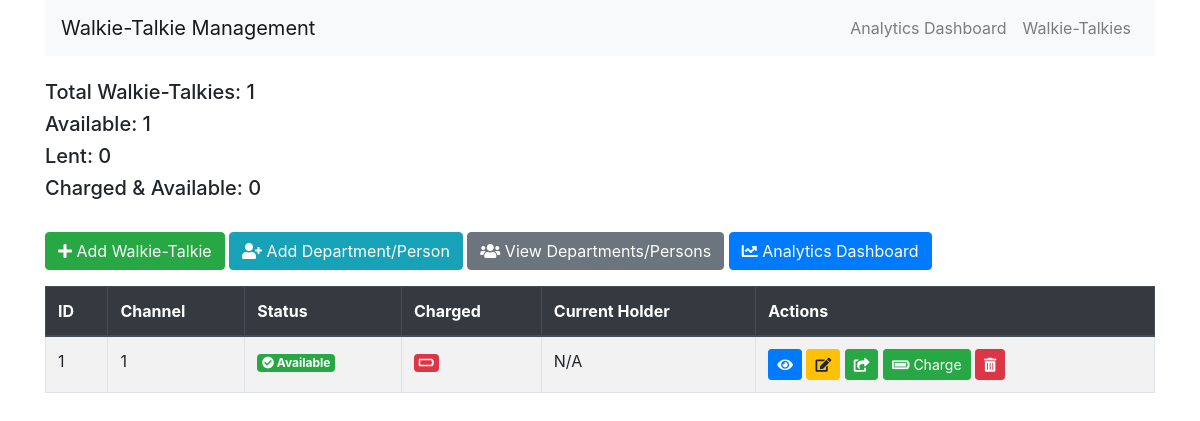
Before: / with the older database file.
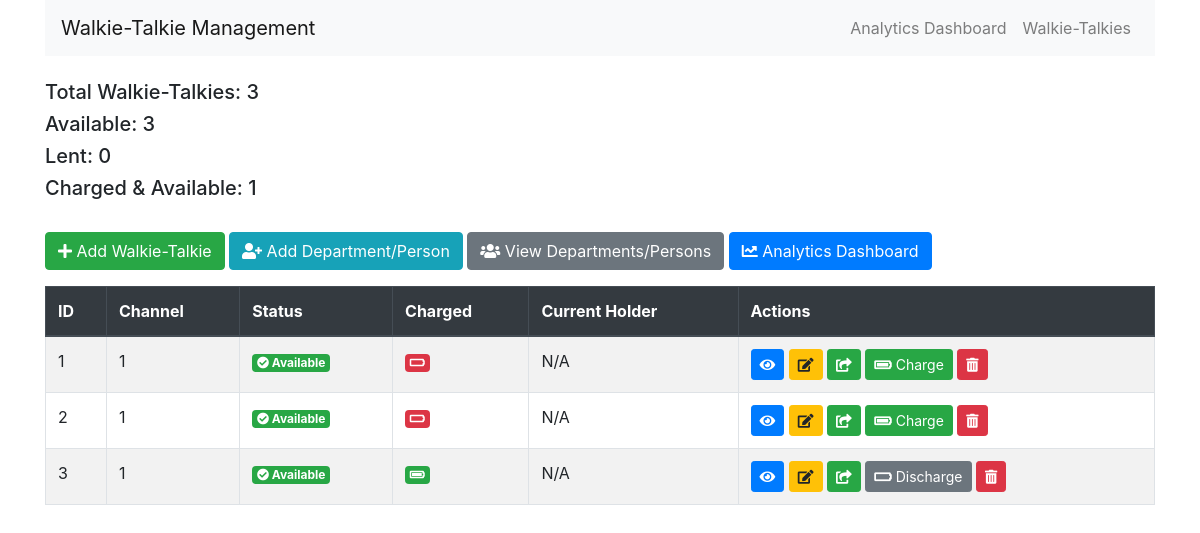
After: the same page with the newer database file.
### models.py (models this page shows)
class WalkieTalkie(db.Model):
    id = db.Column(db.Integer, primary_key=True)
    channel = db.Column(db.Integer, nullable=True, default=1)
    is_lent = db.Column(db.Boolean, default=False)
    current_holder = db.Column(db.String(100), nullable=True)
    is_charged = db.Column(db.Boolean, default=False)  # Default is now False (discharged)
    rental_history = db.relationship('Rental', backref='walkie_talkie', lazy=True)

### routes.py (the view)
@app.route('/')
def index():
    walkie_talkies = WalkieTalkie.query.all()
    total_wt = len(walkie_talkies)
    available_wt = WalkieTalkie.query.filter_by(is_lent=False).count()
    lent_wt = WalkieTalkie.query.filter_by(is_lent=True).count()
    charged_wt = WalkieTalkie.query.filter_by(is_lent=False, is_charged=True).count()
    return render_template('index.html', walkie_talkies=walkie_talkies, total_wt=total_wt,
                           available_wt=available_wt, lent_wt=lent_wt, charged_wt=charged_wt)

### templates/index.html (shortened to what the changed rows need)
{% extends 'base.html' %}
{% block content %}
<div class="row mb-4">
    <div class="col">
        <h5>Total Walkie-Talkies: {{ total_wt }}</h5>
        <h5>Available: {{ available_wt }}</h5>
        <h5>Lent: {{ lent_wt }}</h5>
        <h5>Charged & Available: {{ charged_wt }}</h5>
    </div>
</div>
<table class="table table-striped table-bordered">
    <thead class="thead-dark">
        <tr>
            <th>ID</th>
            <th>Channel</th>
            <th>Status</th>
            <th>Charged</th>
            <th>Current Holder</th>
            <th>Actions</th>
        </tr>
    </thead>
    <tbody>
        {% for wt in walkie_talkies %}
        <tr class="{% if wt.is_lent %}lent-row{% endif %}">
            <td>{{ wt.id }}</td>
            <td>{{ wt.channel }}</td>
            <td>
                {% if wt.is_lent %}
                    <span class="badge badge-danger" data-toggle="tooltip" title="Lent to {{ wt.current_holder }}">
                        <i class="fas fa-times-circle"></i> Lent
                    </span>
                {% else %}
                    <span class="badge badge-success" data-toggle="tooltip" title="Available for lending">
                        <i class="fas fa-check-circle"></i> Available
                    </span>
                {% endif %}
            </td>
            <td>
                {% if wt.is_charged %}
                    <span class="badge badge-success" data-toggle="tooltip" title="Fully Charged">
                        <i class="fas fa-battery-full"></i>
                    </span>
                {% else %}
                    <span class="badge badge-danger" data-toggle="tooltip" title="Not Charged">
                        <i class="fas fa-battery-empty"></i>
                    </span>
                {% endif %}
            </td>
            <td>{{ wt.current_holder or 'N/A' }}</td>
            <td>
                <a href="{{ url_for('view_walkie_talkie', wt_id=wt.id) }}" class="btn btn-sm btn-primary" data-toggle="tooltip" title="View Details">
                    <i class="fas fa-eye"></i>
                </a>
                <a href="{{ url_for('edit_walkie_talkie', wt_id=wt.id) }}" class="btn btn-sm btn-warning" data-toggle="tooltip" title="Edit">
                    <i class="fas fa-edit"></i>
                </a>
                {% if not wt.is_lent %}
                    <a href="{{ url_for('lend_walkie_talkie', wt_id=wt.id) }}" class="btn btn-sm btn-success" data-toggle="tooltip" title="Lend">
                        <i class="fas fa-share-square"></i>
                    </a>
                {% else %}
                    <a href="{{ url_for('return_walkie_talkie', wt_id=wt.id) }}" class="btn btn-sm btn-info" data-toggle="tooltip" title="Return">
                        <i class="fas fa-undo"></i>
                    </a>
                {% endif %}
                <form action="{{ url_for('toggle_charge_status', wt_id=wt.id) }}" method="post" style="display:inline;">
                    <button type="submit" class="btn btn-sm {% if wt.is_charged %}btn-secondary{% else %}btn-success{% endif %}" data-toggle="tooltip" title="Toggle Charge Status">
                        {% if wt.is_charged %}
                            <i class="fas fa-battery-empty"></i> Discharge
                        {% else %}
                            <i class="fas fa-battery-full"></i> Charge
                        {% endif %}
                    </button>
                </form>
                <form action="{{ url_for('delete_walkie_talkie', wt_id=wt.id) }}" method="post" style="display:inline;">
                    <button type="submit" class="btn btn-sm btn-danger" onclick="return confirm('Are you sure you want to delete this walkie-talkie?');" data-toggle="tooltip" title="Delete">
                        <i class="fas fa-trash-alt"></i>
                    </button>
                </form>
            </td>
        </tr>
        {% endfor %}
    </tbody>
</table>
{% endblock %}

Changed rows visible on the page:
added WalkieTalkie: id "2", channel "1", is_lent False (drawn), is_charged False (drawn), current_holder "N/A"
added WalkieTalkie: id "3", channel "1", is_lent False (drawn), is_charged True (drawn), current_holder "N/A"
Other visible differences:
{{ total_wt }}: "1" → "3"
{{ available_wt }}: "1" → "3"
{{ charged_wt }}: "0" → "1"
